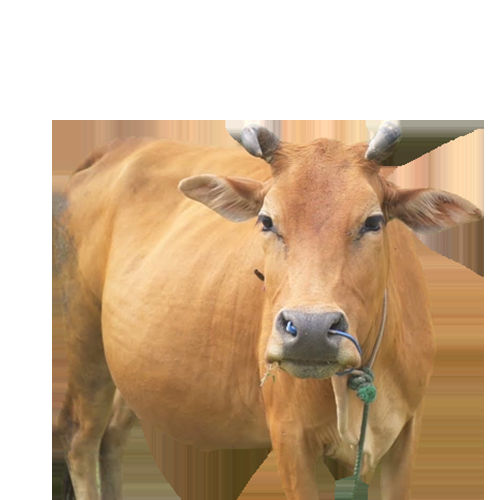
#> input picture dpt/bo/1.png, 500 x 500 px; its folder holds only this picture in this run
$ python detect.py
#> lines starting #> are read from the running program, lines starting #| are printed output that depends on the picture
import math
import os
import pickle
import cv2
from sklearn.cluster import KMeans


def load_image(path_image):
    # Đọc ảnh với hàm imread OpenCV
#> called with path_image = 'dpt/bo/1.png'
    img = cv2.imread(path_image)
#> img is the input picture: shape (500, 500, 3); mean B, G, R 149.9, 178.3, 204.2
    return img


def read_data(path_to_image):
    # tạo mảng
    X = []  # chứa image
    Y = []  # chứa nhãn(label)
    # os.listdir Trả về một danh sách chứa các tên của các entry trong thư mục đã cho bởi path.
    # os.path.join : nối đường dẫn
    for label in os.listdir(path_to_image):
        for img_file in os.listdir(os.path.join(path_to_image, label)):
            # load ảnh từ đường dẫn
            img = load_image(os.path.join(path_to_image, label, img_file))
            # thêm ảnh vào mảng X
            X.append(img)
            # thêm nhãn vào mảng Y
            Y.append(label)
    # trả về mảng X chứa image, mảng Y chứa nhãn
    return X, Y


def extract_sift_features(X):
    image_descriptors = []
    # khởi tạo thuật toán SIFT
    sift = cv2.SIFT_create()
    # duyệt tất cả các ảnh
    for i in range(len(X)):
        # chuyển ảnh sang màu xám
        gray_image = cv2.cvtColor(X[i], cv2.COLOR_BGR2GRAY)
        # trích rút đặc trưng, thu về mảng keypoint và descriptors
        key, des = sift.detectAndCompute(gray_image, None)
        # lưu descrriptors của mỗi ảnh vào mảng image_descriptors
        image_descriptors.append(des)
    return image_descriptors


def kmeans_cluster(image_descriptors, cluster):
    # Hàm Kmeans của thư viện sklearn
    kmeans = KMeans(n_clusters=cluster, init='random', max_iter=100).fit(image_descriptors)
    # lưu mảng nhãn vào biến labels
    labels = kmeans.labels_
    return labels


def create_features(image_descriptors, num_cluster):
    X_features = []
    # duyệt descriptor của mỗi ảnh
    for i in range(0, len(image_descriptors)):
        # lưu vecto đặc trưng của mỗi ảnh vào mảng X_feature
        # hàm bag_of_feature để chuẩn hóa ra vecto đặc trưng của ảnh
        X_features.append(bag_of_feature(image_descriptors[i], num_cluster))
    return X_features


def bag_of_feature(image_des, num_clusters):
    # hàm kmeans_cluster trả về danh sách nhãn của các descriptor
    label = kmeans_cluster(image_des, num_clusters)
    # khởi tạo hàm count với num_clusters phần tử
    count = list(range(num_clusters))
    # Khởi tạo tất cả giá trị phần tử của mảng = 0
    for i in range(0, num_clusters):
        count[i] = 0
    for j in range(0, len(label)):
        count[label[j]] += 1
    for j in range(0, num_clusters):
        count[j] = count[j] / len(image_des)
    return count


def calc_distance(item, point):
    dis = 0
    # áp dụng euclid tính khoảng cách
    for i in range(0, len(item)):
        dis += pow(item[i] - point[i], 2)

    return math.sqrt(dis)


def find_most(arr):
    # tìm nhãn xuất hiện nhiều nhất trong mảng
    labels = set(arr)
    ans = ""
    max_occur = 0
    for label in labels:
        num = arr.count(label)
        if num > max_occur:
            max_occur = num
            ans = label
    return ans


def k_nearest(training_set, point, k, label):
    # tìm k phần tử gần nhất
    distances = []
    for i in range(0, len(training_set)):
        distances.append({
            "label": label[i],  # lấy nhãn
            "value": calc_distance(training_set[i], point)  # tính khoảng cách
        })
    # sắp xếp theo khoảng cách
    distances.sort(key=lambda x: x["value"])
    # lấy nhãn chuyển sang 1 mảng
    labels = [item["label"] for item in distances]
    return labels[:k]


# đọc dữ liệu ở file dpt
X, Y = read_data('dpt')
#> X = 2 items; Y = ['bo', 'cho']
num_clusters = 20
if not os.path.isfile('bow_dictionary.pkl'):
    # trích rút đặc trưng bằng thuật toán sift
    des = extract_sift_features(X)
    # mảng vector đặc trưng của bộ train
    training = create_features(des, num_clusters)
    # lưu dữ liệu training vào file
    pickle.dump(training, open('bow_dictionary.pkl', 'wb'))
else:
    # đọc dữ liệu training từ file
    training = pickle.load(open('bow_dictionary.pkl', 'rb'))
#> (reads bow_dictionary.pkl from the repository)

# đọc ảnh cần kiểm tra nhãn
test_image = cv2.imread('3.png')
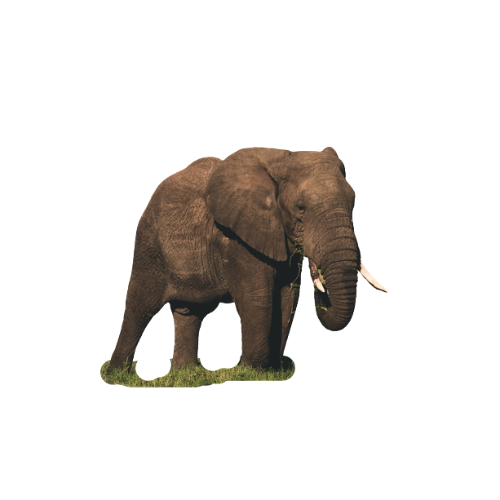
#> input picture 3.png, 500 x 500 px
#> test_image is the input picture: shape (500, 500, 3); mean B, G, R 222.3, 225.1, 228
# khởi tạo thuật toán Sift
sift = cv2.SIFT_create()
# chuyển ảnh sang màu xám
gray_image = cv2.cvtColor(test_image, cv2.COLOR_BGR2GRAY)
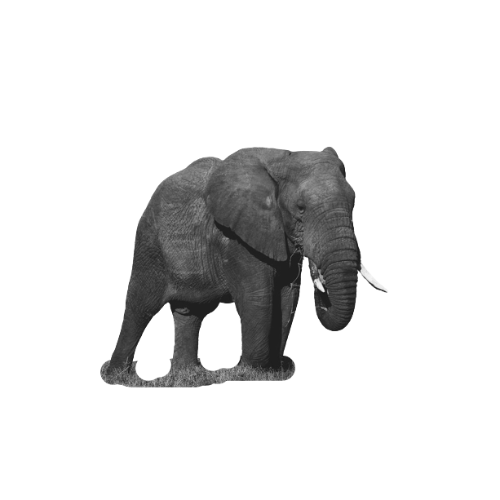
#> gray_image: shape (500, 500); min 26, max 255, mean 225.7
# Trích rút đặc trưng
key, des = sift.detectAndCompute(gray_image, None)
#> key = 253 keypoints; strongest (x, y, size): (245, 253, 141.4), (222, 333, 30.8), (267, 357, 33), (336, 311, 25.3)
# Chuẩn hóa đặc trưng thành 1 vector đặc trưng
feauture_test = bag_of_feature(des, num_clusters)
#> in kmeans_cluster, `labels = kmeans.labels_`: labels = 253 values, max 19 at index 40, min 0 at index 10, mean 8.14
#> in bag_of_feature, `label = kmeans_cluster(image_des, num_clusters)`: label has the same summary as labels in kmeans_cluster
#> after the loop in bag_of_feature, `for j in range(0, len(label)):`: count = [51, 9, 6, 6, 8, 15, 17, 2, 23, 10, 15, 9, 9, 12, 10, 10, 12, 5, 12, 12]
#> after the loop in bag_of_feature, `for j in range(0, num_clusters):`: count = [0.202, 0.0356, 0.0237, 0.0237, 0.0316, 0.0593, 0.0672, 0.00791, 0.0909, 0.0395, 0.0593, 0.0356, 0.0356, 0.0474, 0.0395, 0.0395, 0.0474, 0.0198, 0.0474, 0.0474]
#> feauture_test has the same summary as count in bag_of_feature
# Dùng KNN để tìm nhãn
# Trả về mảng k phần tử gồm giá trị khoảng cách và nhãn tương ứng
knn = k_nearest(training, feauture_test, 11, Y)
#> after the loop in k_nearest, `for i in range(0, len(training_set)):`: distances = 2 items
#> (the run stopped early here; a loop or call above may not have finished)
